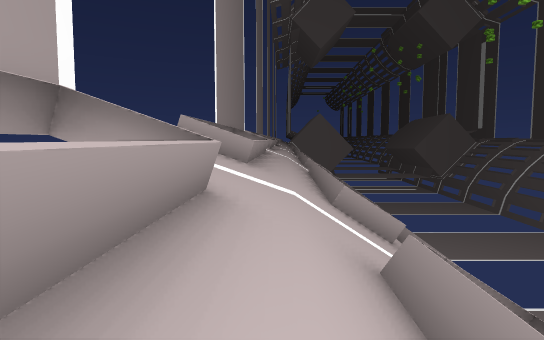
view 1 (above)

17 first-person views from a walk through a Unity game level. The camera is 1.3 m above the floor, tilts 4° down and sees 80° across. The floor is counted in squares, 2 m on a side. Each view is taken from the middle of a square. On the plan, view 1 faces up. The plan holds only what a view shows up to about 10 squares ahead; the rest is blank. The place goes on beyond the plan. The player is left out.

view 2
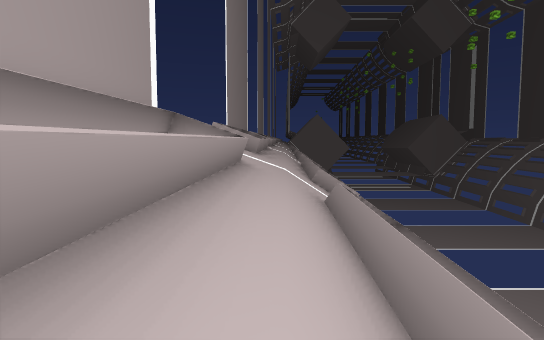

view 3
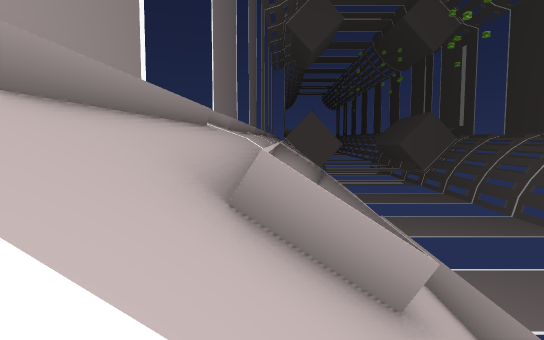

view 4
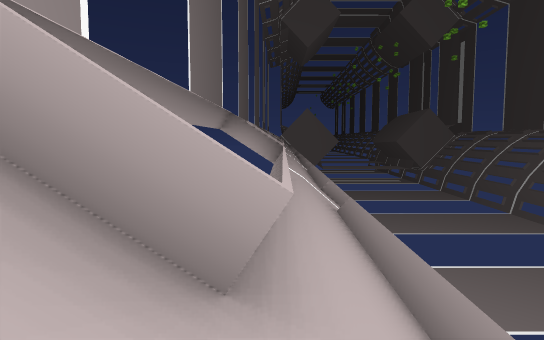

view 5
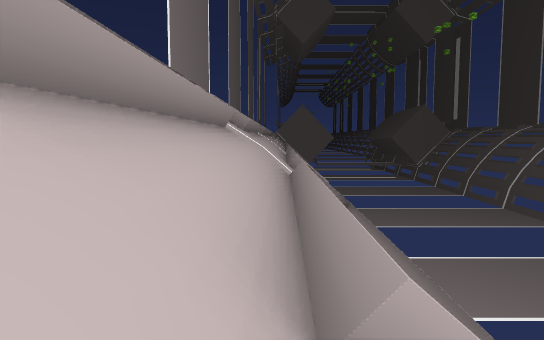

view 6
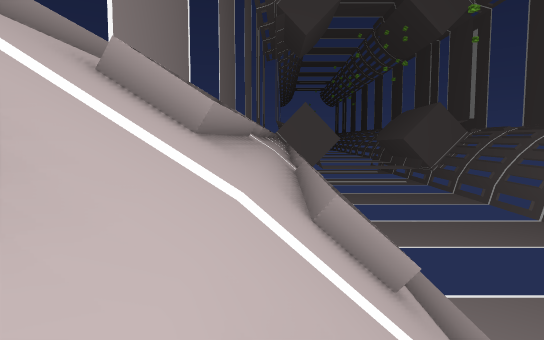

view 7
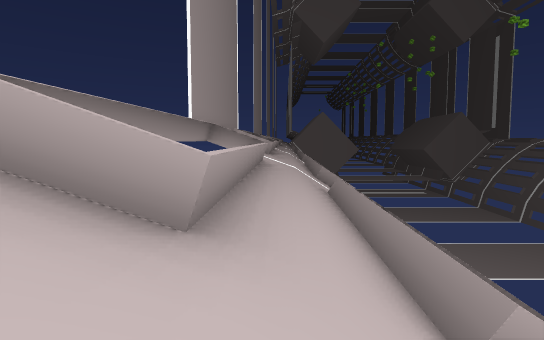

view 8
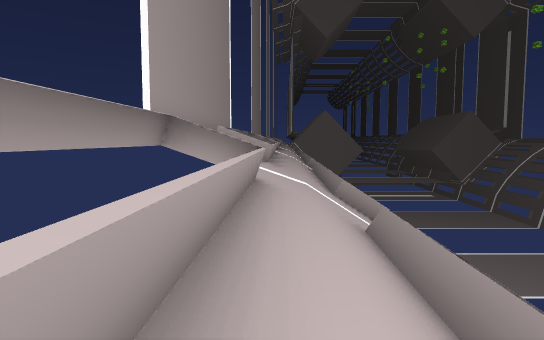

view 9
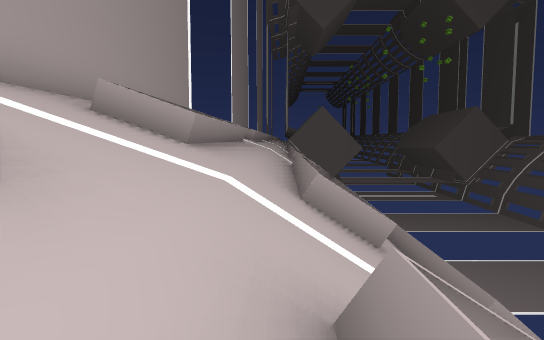

view 10
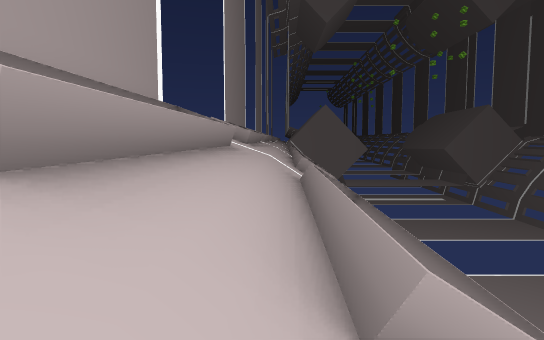

view 11
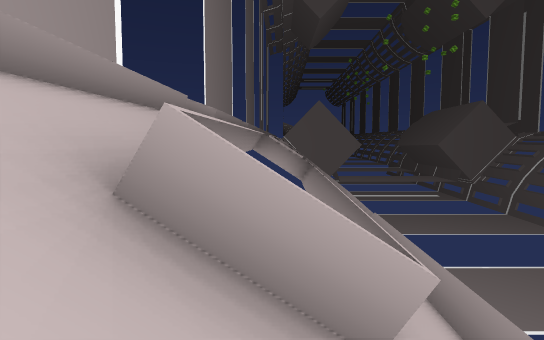

view 12
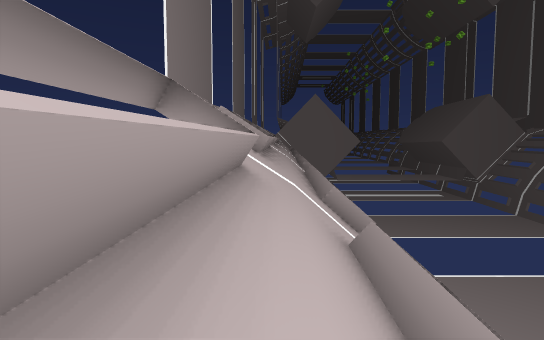

view 13
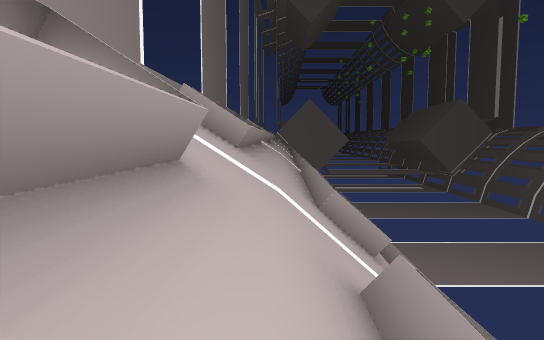

view 14
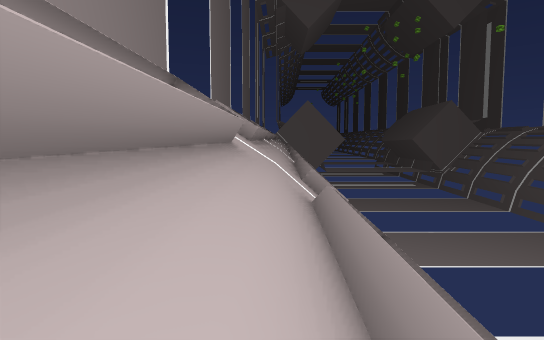

view 15
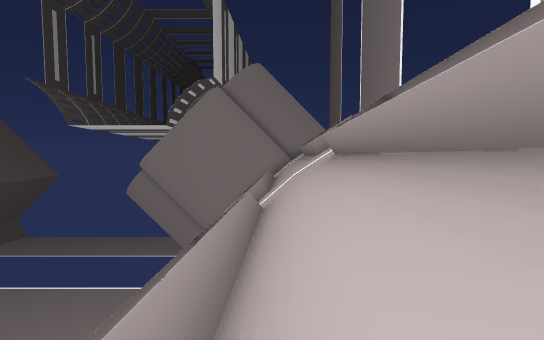

view 16
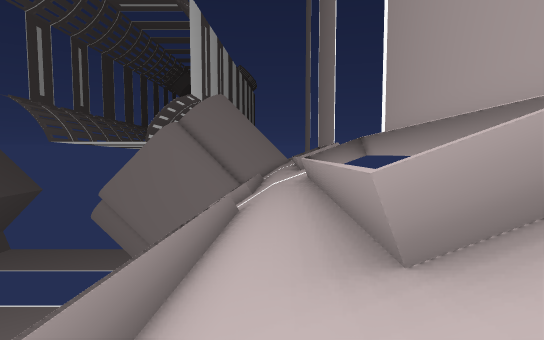

view 17
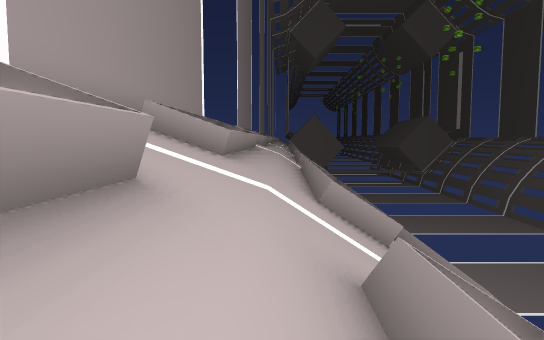

### Floor plan
Key: @ floor where view 1 was taken; # wall or solid block; x gap in a wall; . floor; / step, stairs or slope; = window, fence, low wall or low ledge; v drop or lower ground.
Columns run from 3 left of view 1 to 6 right of it. Each row starts with its distance up from view 1.
 25       ##
 24       ##
 23   #=/####
 22    //////
 21  # /////
 20  #///=/##
 19  ###/#x##
 18   ##/#/# v
 17    #/#/# v
 16   ##/#/# v
 15  ###/#/##x
 14  #=#/////
 13  #//////
 12   //////
 11   ##/#/##
 10  /##/#/##
  9  /##/#/#
  8  /#./#/#
  7  /#.##/##
  6  /=/##/##
  5   //////v
  4 x //////
  3 #///////v
  2 #/=/##/#x
  1 #==/##/vv
  0 ###@##/vv
 -1  ##/##/v
 -2 ###/##/v
 -3 ##=/##/#
 -4 #//////
 -5 x /////
 -6  ##/####
 -7   #/##
 -8    /

Positions as (right, up) in squares from view 1, and headings:
1: (0, 0), facing up
2: (0, -3), facing up
3: (1, -5), facing up
4: (2, -4), facing up
5: (3, -4), facing up
6: (3, 2), facing up
7: (0, 4), facing up
8: (0, 7), facing up
9: (1, 10), facing up
10: (1, 13), facing up
11: (2, 13), facing up
12: (3, 16), facing up
13: (3, 9), facing up
14: (3, 6), facing up
15: (3, 3), facing down
16: (0, 4), facing down
17: (0, -8), facing up
